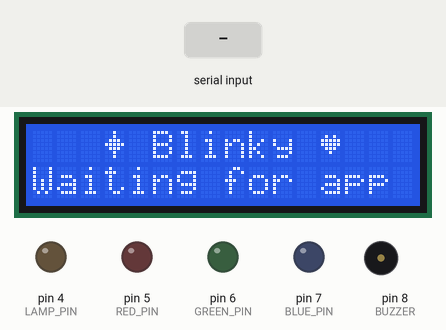
Recording of a sketch running on a simulated Arduino Leonardo, built with avr-gcc and run on an emulated ATmega32U4. Shown: 16×2 character LCD, output pins drawn as LEDs (lit = HIGH), buzzer (waves = sounding, pin HIGH). Wiring (inferred from the names in the program): PCF8574 port expander at I2C address 0x27. Wiring (inferred from the signals the program sends): character LCD (HD44780): RS Q0; E Q2; backlight Q3; data Q4, Q5, Q6, Q7. Dashed ring = blinking. Inputs (shaded band) come from the test bench. Pins used as bus, display or sensor lines are not drawn.

Above: at 2.5 s.
2.6 s: "S" received over the second serial link
At 2.87 s:
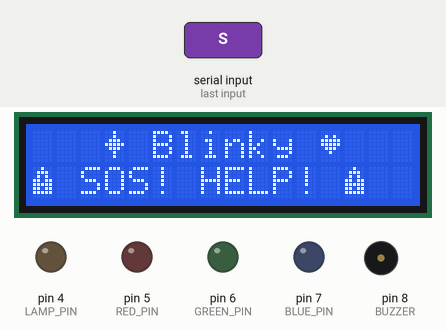
4.7 s: "L" received over the second serial link
At 5.12 s:
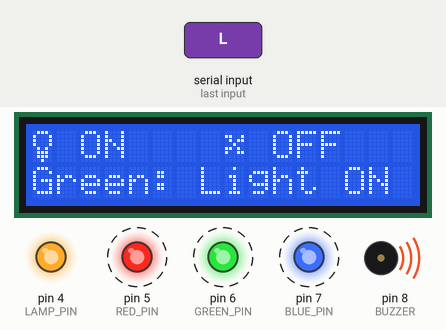
7.0 s: "X" received over the second serial link
At 7.7 s:
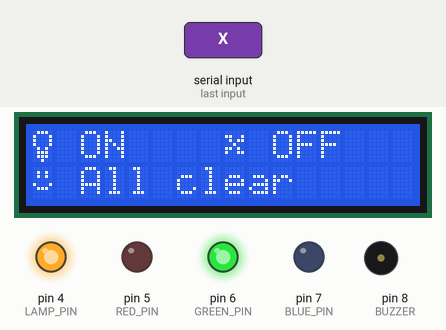
8.5 s: "F" received over the second serial link
At 9.0 s:
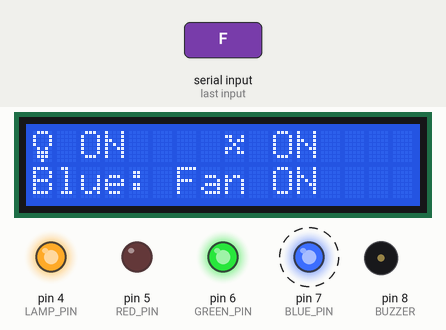
11.5 s: "N" received over the second serial link
At 12.12 s:
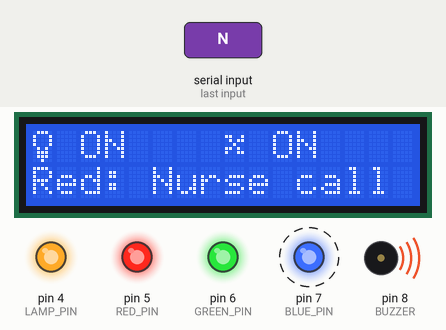
13.5 s: "l" received over the second serial link
At 14.5 s:
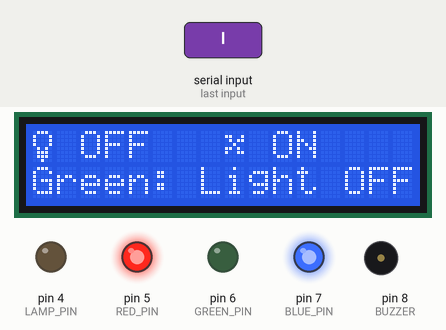
Timing chart, 0 to 16.0 s (numbered marks = the images above; inputs shaded):
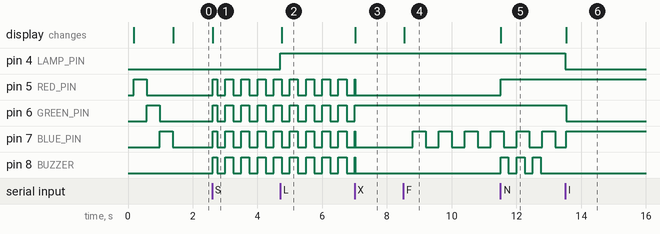

Measured:
- after the input at 2.6 s, pin 5 (RED_PIN), pin 6 (GREEN_PIN), pin 7 (BLUE_PIN), pin 8 (BUZZER): LOW → HIGH at once, then repeats every 0.50 s: LOW 0.25 s, HIGH 0.25 s; the display: changes at once (image 1)
- after the input at 4.7 s, pin 4 (LAMP_PIN): LOW → HIGH at once; the display: changes after 0.05 s (image 2)
- after the input at 7.0 s, pin 6 (GREEN_PIN): goes on until 7.0 s, then stays HIGH; the display: changes at once (image 3)
- after the input at 8.5 s, pin 7 (BLUE_PIN): alternates HIGH for 0.40 s and LOW for 0.40 s, starting after 0.30 s; the display: changes at once (image 4)
- after the input at 11.5 s, pin 5 (RED_PIN): LOW → HIGH at once; pin 8 (BUZZER): alternates HIGH for 0.25 s and LOW for 0.25 s, 6 changes in all, then stays LOW, starting at once; the display: changes at once (image 5)
- after the input at 13.5 s, pin 4 (LAMP_PIN), pin 6 (GREEN_PIN): HIGH → LOW at once; the display: changes at once (image 6)

The sketch:

blinky_v2.ino
```cpp
/*
  Blinky - Arduino UNO Q sketch
  Listens for single letters from the laptop (sent through the HC-05 Bluetooth module)
  and switches the room light (3 LEDs), the fan and the buzzer, and shows the status
  on the 16x2 I2C screen (address 0x27).

  Letters (the laptop app sends these; you can also type them in the Serial Monitor):
    L / l   light on / off    (GREEN LED = room light)
    F / f   fan on / off      (BLUE LED = fan; steady, or BLINKING if the light is also on)
    S       SOS               (all 3 LEDs blink fast + continuous beep)
    X       clear SOS / nurse call
    N       call nurse        (RED LED on + 3 short beeps + screen message)
    G       app ready         (screen message)
    Z       everything off    (sent when the app starts)
*/

#include <Wire.h>

#define BT Serial1          // HC-05 is on D0/D1 (this worked in the Bluetooth test)

// ---- PINS ----
const int FAN_PIN  = 2;               // L298N IN1 -> fan motor
const int LAMP_PIN = 4;               // L298N IN3 -> extra lamp (optional, switches with the light)
// LED colours - if a colour is wrong, just swap these three numbers.
// (At start-up the LEDs flash in the order RED, GREEN, BLUE so you can check.)
const int RED_PIN   = 5;              // red   = nurse call
const int GREEN_PIN = 6;              // green = room light
const int BLUE_PIN  = 7;              // blue  = fan
const int LED_PINS[] = {RED_PIN, GREEN_PIN, BLUE_PIN};
const int BUZZER   = 8;               // active buzzer, + leg

const unsigned long FAN_BLINK_MS = 400;   // blue LED blink speed when fan + light are both on
const unsigned long SOS_BLINK_MS = 250;   // 250 ms on + 250 ms off = 2 flashes a second (epilepsy-safe)

bool lightOn = false;
bool fanOn = false;
bool sosActive = false;
bool nurseActive = false;
unsigned long nurseStart = 0;   // when the nurse call started, for the beeps

// =====================================================================
// SCREEN: 16x2 LCD with an I2C backpack (PCF8574 chip).
// Written by hand so no library needs installing.
// The backpack's 8 outputs: bit0 RS, bit1 RW, bit2 EN, bit3 backlight, bits4-7 data.
// =====================================================================
const uint8_t LCD_ADDR = 0x27;
const uint8_t LCD_RS = 0x01, LCD_EN = 0x04, LCD_LIGHT = 0x08;

void lcdPulse(uint8_t data) {
  // send 4 data bits: set them, then pulse the EN (enable) pin high then low
  Wire.beginTransmission(LCD_ADDR);
  Wire.write((uint8_t)(data | LCD_EN | LCD_LIGHT));
  Wire.endTransmission();
  delayMicroseconds(2);
  Wire.beginTransmission(LCD_ADDR);
  Wire.write((uint8_t)((data & ~LCD_EN) | LCD_LIGHT));
  Wire.endTransmission();
  delayMicroseconds(60);
}

void lcdSend(uint8_t value, uint8_t mode) {
  // a full byte goes as two halves: high 4 bits first, then low 4 bits
  lcdPulse((value & 0xF0) | mode);
  lcdPulse(((value << 4) & 0xF0) | mode);
}

void lcdCommand(uint8_t cmd) {
  lcdSend(cmd, 0);
  if (cmd == 0x01) delay(2);       // "clear" needs extra time
}

void lcdInit() {
  Wire.begin();
  delay(50);
  // wake-up sequence from the LCD datasheet, ending in 4-bit mode
  lcdPulse(0x30); delay(5);
  lcdPulse(0x30); delay(1);
  lcdPulse(0x30); delay(1);
  lcdPulse(0x20); delay(1);
  lcdCommand(0x28);   // 2 lines, normal font
  lcdCommand(0x0C);   // display on, no cursor
  lcdCommand(0x06);   // text moves left to right
  lcdCommand(0x01);   // clear
}

void lcdLine(uint8_t row, const char *text) {
  // write one whole line (16 characters), padding with spaces to wipe old text
  lcdCommand(0x80 | (row == 0 ? 0x00 : 0x40));
  for (int i = 0; i < 16; i++) {
    char ch = (*text) ? *text++ : ' ';
    lcdSend((uint8_t)ch, LCD_RS);
  }
}

// ---- EMOJI: the LCD can hold 8 home-made 5x8 pictures (slots 0-7). ----
// Each picture is 8 rows of 5 dots (1 = dot on). We use slots 1-7, because
// character 0 would end a text string. In text, write them as "\x01" ... "\x07"
// (always put a space after, e.g. "\x02 Light ON").
const uint8_t EMO_SPARKLE = 1, EMO_BULB = 2, EMO_FAN = 3, EMO_BELL = 4,
              EMO_HEART = 5, EMO_SMILE = 6, EMO_ALERT = 7;

const uint8_t PIC_SPARKLE[8] = {0b00100, 0b00100, 0b01110, 0b11111, 0b01110, 0b00100, 0b00100, 0b00000};
const uint8_t PIC_BULB[8]  = {0b01110, 0b10001, 0b10001, 0b10001, 0b01010, 0b01110, 0b01110, 0b00100};
const uint8_t PIC_FAN[8]   = {0b00000, 0b11001, 0b01011, 0b00100, 0b11010, 0b10011, 0b00000, 0b00000};
const uint8_t PIC_BELL[8]  = {0b00100, 0b01110, 0b01110, 0b01110, 0b11111, 0b00000, 0b00100, 0b00000};
const uint8_t PIC_HEART[8] = {0b00000, 0b01010, 0b11111, 0b11111, 0b01110, 0b00100, 0b00000, 0b00000};
const uint8_t PIC_SMILE[8] = {0b00000, 0b01010, 0b01010, 0b00000, 0b10001, 0b01110, 0b00000, 0b00000};
const uint8_t PIC_ALERT[8] = {0b00100, 0b01110, 0b01010, 0b11011, 0b11111, 0b11011, 0b11111, 0b00000};

void lcdCreateChar(uint8_t slot, const uint8_t rows[8]) {
  lcdCommand(0x40 | (slot << 3));      // point at the custom-picture memory
  for (int i = 0; i < 8; i++) lcdSend(rows[i], LCD_RS);
  lcdCommand(0x80);                    // back to normal text
}

void lcdLoadEmoji() {
  lcdCreateChar(EMO_SPARKLE, PIC_SPARKLE);
  lcdCreateChar(EMO_BULB, PIC_BULB);
  lcdCreateChar(EMO_FAN, PIC_FAN);
  lcdCreateChar(EMO_BELL, PIC_BELL);
  lcdCreateChar(EMO_HEART, PIC_HEART);
  lcdCreateChar(EMO_SMILE, PIC_SMILE);
  lcdCreateChar(EMO_ALERT, PIC_ALERT);
}

void showStatus(const char *text) {
  lcdLine(1, text);
}

// Top line = live summary, e.g. [bulb] ON    [fan] OFF
void showSummary() {
  char line[17];
  snprintf(line, sizeof(line), "\x02 %-4s  \x03 %-4s", lightOn ? "ON" : "OFF", fanOn ? "ON" : "OFF");
  lcdLine(0, line);
}

// =====================================================================

void setLeds(bool on) {
  for (int p : LED_PINS) digitalWrite(p, on ? HIGH : LOW);
}

void allOff() {
  lightOn = false;
  fanOn = false;
  sosActive = false;
  nurseActive = false;
  setLeds(false);
  digitalWrite(LAMP_PIN, LOW);
  digitalWrite(FAN_PIN, LOW);
  digitalWrite(BUZZER, LOW);
}

void setup() {
  pinMode(FAN_PIN, OUTPUT);
  pinMode(LAMP_PIN, OUTPUT);
  pinMode(BUZZER, OUTPUT);
  for (int p : LED_PINS) pinMode(p, OUTPUT);
  allOff();

  lcdInit();
  lcdLoadEmoji();
  lcdLine(0, "   \x01 Blinky \x05");      // sparkle Blinky heart
  showStatus("Starting...");

  // Start-up self-test: flash each LED once, in order. If you see this, the code is running.
  for (int p : LED_PINS) {
    digitalWrite(p, HIGH);
    delay(400);
    digitalWrite(p, LOW);
  }

  BT.begin(9600);           // HC-05 default speed
  showStatus("Waiting for app");
}

void loop() {
  // 1. Handle every letter that has arrived
  while (BT.available() > 0) {
    char c = BT.read();
    switch (c) {
      case 'L':
        lightOn = true;
        digitalWrite(LAMP_PIN, HIGH);
        showSummary();
        showStatus("Green: Light ON");
        break;
      case 'l':
        lightOn = false;
        digitalWrite(LAMP_PIN, LOW);
        showSummary();
        showStatus("Green: Light OFF");
        break;
      case 'F': fanOn = true;  digitalWrite(FAN_PIN, HIGH); showSummary(); showStatus("Blue: Fan ON");  break;
      case 'f': fanOn = false; digitalWrite(FAN_PIN, LOW);  showSummary(); showStatus("Blue: Fan OFF"); break;
      case 'S':
        sosActive = true;
        showStatus("\x07 SOS! HELP! \x07");
        break;
      case 'N':
        nurseActive = true;
        nurseStart = millis();
        showStatus("Red: Nurse call");
        break;
      case 'X':
        sosActive = false;
        nurseActive = false;
        showStatus("\x06 All clear");
        break;
      case 'G': showSummary(); showStatus("\x06 Ready"); break;
      case 'Z': allOff(); showSummary(); showStatus("All off"); break;
      default: break;       // ignore anything else (e.g. Enter key characters)
    }
  }

  // 2. LEDs and buzzer, using millis() so new letters are never missed
  if (sosActive) {
    // SOS: all 3 LEDs blink fast together, buzzer on all the time
    setLeds((millis() / SOS_BLINK_MS) % 2 == 0);
    digitalWrite(BUZZER, (millis() / SOS_BLINK_MS) % 2 == 0 ? HIGH : LOW);
  } else {
    // normal: GREEN = light, BLUE = fan, RED = nurse call
    digitalWrite(GREEN_PIN, lightOn ? HIGH : LOW);
    bool blueOn = false;
    if (fanOn) {
      // fan on: steady blue; if the light is on too, blue BLINKS so you can tell them apart
      blueOn = lightOn ? ((millis() / FAN_BLINK_MS) % 2 == 0) : true;
    }
    digitalWrite(BLUE_PIN, blueOn ? HIGH : LOW);
    digitalWrite(RED_PIN, nurseActive ? HIGH : LOW);
    if (nurseActive) {
      // Nurse: 3 short beeps (250 ms on, 250 ms off), then quiet
      unsigned long t = millis() - nurseStart;
      digitalWrite(BUZZER, (t < 1500 && (t / 250) % 2 == 0) ? HIGH : LOW);
    } else {
      digitalWrite(BUZZER, LOW);
    }
  }
}
```
